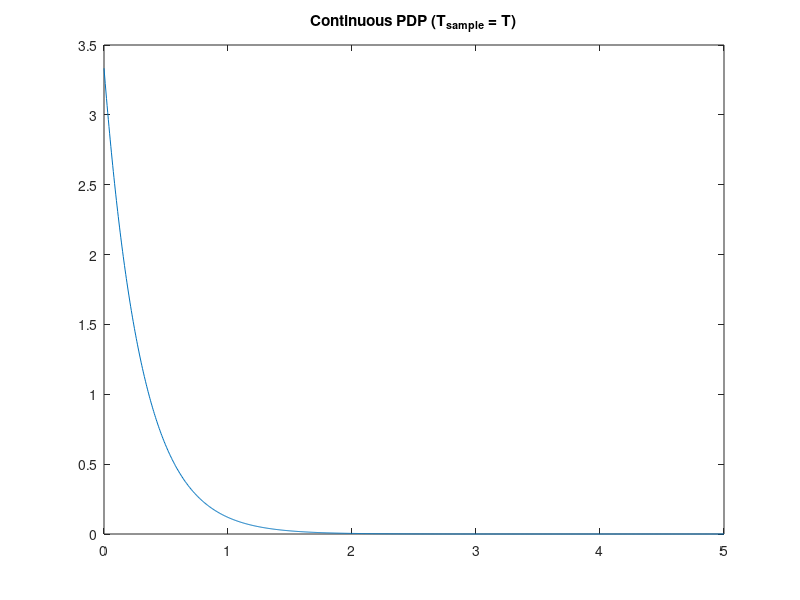
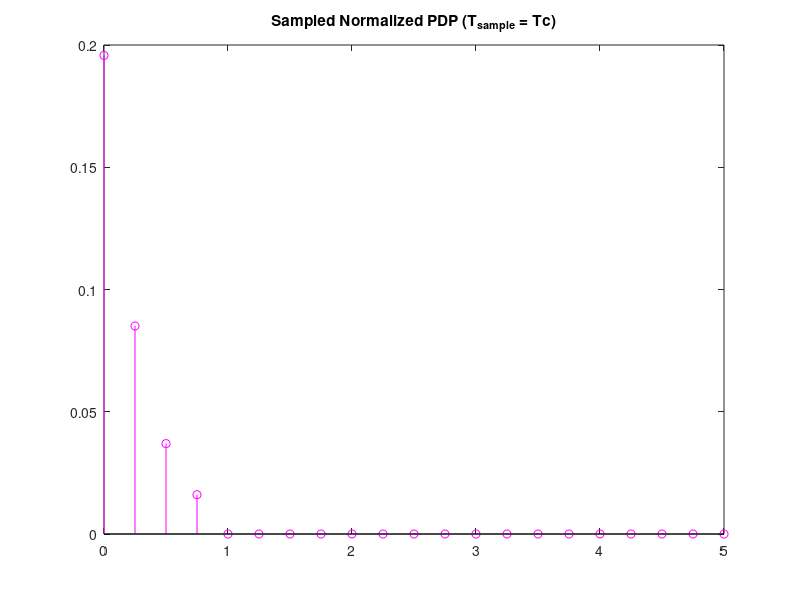

Here is the MATLAB script that generated these plots, in order: (Note: this script raises an error after producing the figures.)
clear all
close all
T = 1;      % Sampling time before interpolation
tau_rms = 0.3*T;       
tau = linspace(0, 5, 1000);
PDP_continuous = exp(-tau/tau_rms)./tau_rms;
figure
plot(tau, PDP_continuous);
title('Continuous PDP (T_{sample} = T)');

%I'll now sample the "continuous" PDP
Tc = (0.25*T);      %New sampling time
tau = 0:Tc:5;
samples = 4;
PDP_sampled = exp(-tau/tau_rms)./tau_rms;
PDP_sampled = [PDP_sampled(1:samples) zeros(1, length(PDP_sampled )-samples)] ;
% figure
% stem(tau, PDP_sampled, 'm');
% title('Sampled PDP (T_{sample} = Tc)');

%normalization of the PDP
K = 3; %K in dB
K = 10^(K/10); % K in linear

Md = sum(PDP_sampled);

C = sqrt(K/(K+1));

norm = Md/( 1 - C^2 ); % MdNorm = 1 - c^2

MdNorm = Md/norm; %PDP normalized

sum( MdNorm ) + C^2 
figure
stem(tau, PDP_sampled/norm, 'm');
title('Sampled Normalized PDP (T_{sample} = Tc)');

%filter to create g

%Classical Doppler
%Here we build a proper white noise

fd = 5*10.^(-3);

iter = 500;
trans = 200; % length of the considered transient (see hds)
inp_length = 1000;
out_length = (inp_length - trans)*samples - 3;
gi_matrix = zeros(iter, out_length);
Gi = {gi_matrix gi_matrix gi_matrix gi_matrix};
xx = [];

for j = 1:iter

    gtilda = cell(samples, 1);
    giInt = cell(samples, 1);
    
    for i = 1:samples
        %White noise
        w_i = wgn(1, inp_length, 1, 'complex');

        %NarrowBand Filter
        gtilda{i} = hds(w_i);

        %Cubic Interpolator
        x = 0:length(gtilda{i})-1;
        xx = 0: 0.25 : length(gtilda{i})-1;
        giInt{i} = spline( x, gtilda{i}, xx);

    end

    %Sigma_i
    sigma_i = zeros(samples, 1);

    for i = 1:samples
       sigma_i(i) = sqrt(PDP_sampled(i)/norm); 
    end

    %g_i
    g_i = cell(samples, 1);

    for i = 1:samples

        g_i{i} = sigma_i(i) * giInt{i};

        if i == 1
            g_i{i} = g_i{i} + C;
        end
%         figure
%         plot(xx, 10*log10(abs(g_i{i})));
%         title('Absolute value of g_i (dB)');
%         xlabel('tau');
%         ylabel('|g_i| (dB)');
    end
    
%     length(g_i{1})
    for i = 1:samples
    Gi{i}(j, :) = abs(g_i{i}).^2;
    end

end

exp_vector = zeros(1, out_length);
for j = 1:samples
    for i = 1:out_length
        exp_vector(i) = mean(Gi{j}(:, i));
    end
    figure
    plot(xx, 10*log10(exp_vector));
end

